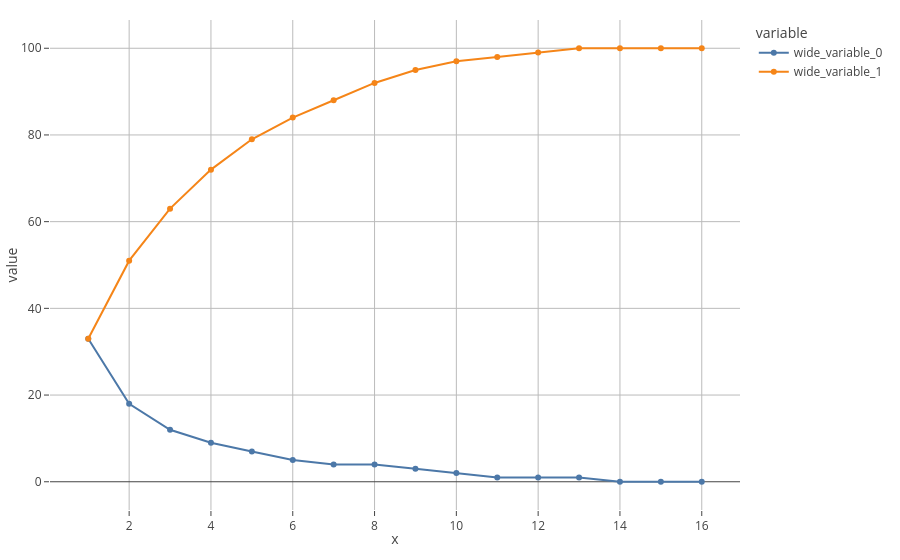

Write notebook code for a chart like this one.
### Code cell
px.line(x=range(1, len(log_pca.explained_variance_ratio_) + 1),
        y=[log_pca.explained_variance_ratio_.round(2)*100,
        log_pca.explained_variance_ratio_.round(2).cumsum()*100], markers=True)

### Figure 1 — Plotly figure (JSON) as saved in the notebook; plotly's stock layout.template omitted (floating-point values rounded to 4 significant figures)
{"data": [{"hovertemplate": "variable=wide_variable_0<br>x=%{x}<br>value=%{y}<extra></extra>", "legendgroup": "wide_variable_0", "line": {"color": "#4C78A8", "dash": "solid"}, "marker": {"symbol": "circle"}, "mode": "lines+markers", "name": "wide_variable_0", "orientation": "v", "showlegend": true, "type": "scatter", "x": [1, 2, 3, 4, 5, 6, 7, 8, 9, 10, 11, 12, 13, 14, 15, 16], "xaxis": "x", "y": [33.0, 18.0, 12.0, 9.0, 7.0, 5.0, 4.0, 4.0, 3.0, 2.0, 1.0, 1.0, 1.0, 0.0, 0.0, 0.0], "yaxis": "y"}, {"hovertemplate": "variable=wide_variable_1<br>x=%{x}<br>value=%{y}<extra></extra>", "legendgroup": "wide_variable_1", "line": {"color": "#F58518", "dash": "solid"}, "marker": {"symbol": "circle"}, "mode": "lines+markers", "name": "wide_variable_1", "orientation": "v", "showlegend": true, "type": "scatter", "x": [1, 2, 3, 4, 5, 6, 7, 8, 9, 10, 11, 12, 13, 14, 15, 16], "xaxis": "x", "y": [33.0, 51.0, 63.0, 72.0, 79.0, 84.0, 88.0, 92.0, 95.0, 97.0, 98.0, 99.0, 100.0, 100.0, 100.0, 100.0], "yaxis": "y"}], "layout": {"legend": {"title": {"text": "variable"}, "tracegroupgap": 0}, "xaxis": {"anchor": "y", "domain": [0, 1], "title": {"text": "x"}}, "yaxis": {"anchor": "x", "domain": [0, 1], "title": {"text": "value"}}}}
